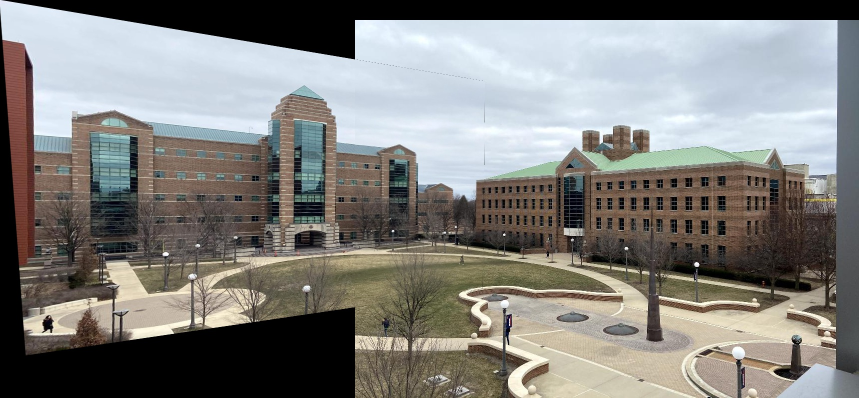
#> input picture mp3/ece549_mp3/stitched_images1.jpg, 1718 x 796 px, given in place of eceb.png, which was not available (shown at 1/2 size)
$ jupyter execute --allow-errors MP3_Q3_starter.ipynb   (older library calls are emulated)   (text cells are left out)
#> lines starting #> are read from the running program, lines starting #| are printed output that depends on the picture; long printed decimals are rounded; pictures that were not available may be replaced by others from this repository, and a replacement may not be noted
[cell 1]
import matplotlib.pyplot as plt
import numpy as np
import cv2
import os
import sympy
from sympy import Symbol, Matrix, solve
from PIL import Image
import pickle
import skimage
from skimage import transform

[cell 2]
# [49 lines left out: function get_input_lines, not called in this run]

[cell 3]
def plot_lines_and_vp(ax, im, lines, vp):
    """
    Plots user-input lines and the calculated vanishing point.
    Inputs:
        im: np.ndarray of shape (height, width, 3)
        lines: np.ndarray of shape (3, n)
            where each column denotes the parameters of the line equation
        vp: np.ndarray of shape (3, )
    """
    bx1 = min(1, vp[0] / vp[2]) - 10
    bx2 = max(im.shape[1], vp[0] / vp[2]) + 10
    by1 = min(1, vp[1] / vp[2]) - 10
    by2 = max(im.shape[0], vp[1] / vp[2]) + 10

    ax.imshow(im)
    for i in range(lines.shape[1]):
        if lines[0, i] < lines[1, i]:
            pt1 = np.cross(np.array([1, 0, -bx1]), lines[:, i])
            pt2 = np.cross(np.array([1, 0, -bx2]), lines[:, i])
        else:
            pt1 = np.cross(np.array([0, 1, -by1]), lines[:, i])
            pt2 = np.cross(np.array([0, 1, -by2]), lines[:, i])
        pt1 = pt1 / pt1[2]
        pt2 = pt2 / pt2[2]
        ax.plot([pt1[0], pt2[0]], [pt1[1], pt2[1]], 'g')

    ax.plot(vp[0] / vp[2], vp[1] / vp[2], 'ro')
    ax.set_xlim([bx1, bx2])
    ax.set_ylim([by2, by1])

[cell 4]
def get_vanishing_point(lines):
    """
    Solves for the vanishing point using the user-input lines.
    """
    l1 = lines[:,0] / np.sqrt(lines[:,0][0]**2 + lines[:,0][1]**2)
    l2 = lines[:,1] / np.sqrt(lines[:,1][0]**2 + lines[:,1][1]**2)
    l3 = lines[:,2] / np.sqrt(lines[:,2][0]**2 + lines[:,2][1]**2)
    A = np.vstack((l1,l2,l3))
    A_t = A.T

#     a,b = np.linalg.eig(A_t.dot(A))
#     vp = b[:,np.argmin(a)]

    u, s, v = np.linalg.svd(A)
    vp = v[-1,:]
    vp /= vp[-1]


    return vp

[cell 5]
def get_horizon_line(vpts):
    """
    Calculates the ground horizon line.
    """
    p1 = vpts[:,0]
    p2 = vpts[:,1]

    horizon = np.cross(p1,p2)
    normal = np.sqrt(horizon[0]**2 + horizon[1]**2)
    horizon /= normal

    return horizon

[cell 6]
def plot_horizon_line(im, vpts, line):
    """
    Plots the horizon line.
    """
# [9 lines of commented-out code are left out]

    h,w,_ = im.shape
    a,b,c = line
    y1 = - c/b
    y2 = - (c+w*a)/b

    ax.plot([0, w], [y1, y2], 'r')
    ax.imshow(im)

    pass

[cell 7]
def get_camera_parameters(vpts):
    """
    Computes the camera parameters. Hint: The SymPy package is suitable for this.
    """
    f = Symbol('f')
    u = Symbol('u')
    v = Symbol('v')
    p1 = Matrix(vpts[:,0])
    p2 = Matrix(vpts[:,1])
    p3 = Matrix(vpts[:,2])

    K = Matrix([[f, 0, u],[0, f, v],[0, 0, 1]])
    K_inv = K.inv()

    Eq1 = p1.T * K_inv.T * K_inv * p2
    Eq2 = p1.T * K_inv.T * K_inv * p3
    Eq3 = p2.T * K_inv.T * K_inv * p3

    ans = solve([Eq1, Eq2, Eq3], [f, u, v])

    f, u, v = ans[0]
    K = np.array([[f, 0, u], [0, f, v], [0, 0, 1]]).astype(np.float)
    return abs(f), u, v, K

[cell 8]
def get_rotation_matrix(vpts, K):
    """
    Computes the rotation matrix using the camera parameters.
    """
    vx, vy, vz = vpts[:,1], vpts[:,2], vpts[:,0]
    K_inv = np.linalg.inv(K)

    r1 = K_inv.dot(vx)
    r2 = K_inv.dot(vy)
    r3 = K_inv.dot(vz)

    r1 /= np.linalg.norm(r1)
    r2 /= np.linalg.norm(r2)
    r3 /= np.linalg.norm(r3)

    R = np.vstack((r1, r2, r3)).T

    return R

[cell 9]
def get_homography(K,R):
    """
    Compute homography for transforming the image into fronto-parallel
    views along the different axes.
    """
    K_inv = np.linalg.inv(K)
    H = K.dot(R).dot(K_inv)

    return H

[cell 10]
# [13 lines of commented-out code are left out]

[cell 11]
# [16 lines of commented-out code are left out]

[cell 12]
im = np.asarray(Image.open('./data/Q3/eceb.png'))
#> im is the input picture: shape (796, 1718, 3); mean R, G, B 129.4, 128.3, 124.9

# Also loads the vanishing line data if it exists in data.pickle file.
# data.pickle is written using snippet in the next cell.
if os.path.exists('data.pickle'):
    with open('data.pickle', 'rb') as f:
#> (reads mp3/ece549_mp3/data.pickle from the repository)
        all_n, all_lines, all_centers = pickle.load(f, encoding='latin')
num_vpts = 3

[cell 13]
# [20 lines of commented-out code are left out]

[cell 14]
# Part (a)
# Computing vanishing points for each of the directions
vpts = np.zeros((3, num_vpts))
for i in range(num_vpts):
    fig = plt.figure(); ax = fig.gca()

    vpts[:, i] = get_vanishing_point(all_lines[i])

    # Plot the lines and the vanishing point
    plot_lines_and_vp(ax, im, all_lines[i], vpts[:, i])
    fig.savefig('Q3_vp{:d}.pdf'.format(i), bbox_inches='tight')
#> this loop made 3 passes
#> (bx2 in plot_lines_and_vp, by2 in plot_lines_and_vp) on passes 1 to 3: (1728, 806), (6215.8, 806), (1728, 3557.6)
#> pass 1, `fig.savefig('Q3_vp{:d}.pdf'.format(i), bbox_inches='tight')`:
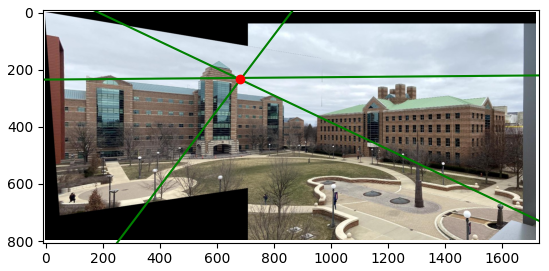
#> figure drawn by matplotlib, 1 panel
#> pass 2, `fig.savefig('Q3_vp{:d}.pdf'.format(i), bbox_inches='tight')`:
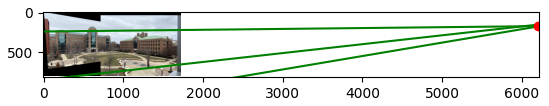
#> figure drawn by matplotlib, 1 panel
#> after the loop, vpts = [[682.6, 6205.8, 1000.7], [231.9, 164, 3547.6], [1, 1, 1]]
print(vpts)
#| [[6.82625156e+02 6.20581280e+03 1.00071729e+03]
#|  [2.31870460e+02 1.64032644e+02 3.54755914e+03]
#|  [1.00000000e+00 1.00000000e+00 1.00000000e+00]]
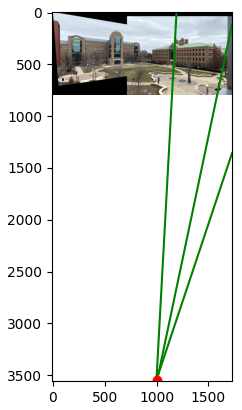
#> figure drawn by matplotlib, 1 panel

[cell 15]
# Part (b) Computing and plotting the horizon

horizon_line = get_horizon_line(vpts)
#> in get_horizon_line, `p1 = vpts[:,0]`: p1 = [682.6, 231.9, 1]
#> in get_horizon_line, `p2 = vpts[:,1]`: p2 = [6205.8, 164, 1]
#> in get_horizon_line, `horizon = np.cross(p1,p2)`: horizon = [67.84, 5523.2, -1326971.9]
#> in get_horizon_line, `normal = np.sqrt(horizon[0]**2 + horizon[1]**2)`: normal = 5523.6
#> in get_horizon_line, `horizon /= normal`: horizon = [0.0123, 1, -240.2]
#> horizon_line = [0.0123, 1, -240.2]
print(horizon_line)
#| [ 1.22814403e-02  9.99924580e-01 -2.40236592e+02]
fig = plt.figure()
ax = fig.gca()
plot_horizon_line(im,vpts,horizon_line)
#> in plot_horizon_line, `a,b,c = line`: a = 0.0123; b = 1; c = -240.2
#> in plot_horizon_line, `y1 = - c/b`: y1 = 240.3
#> in plot_horizon_line, `y2 = - (c+w*a)/b`: y2 = 219.2
fig.savefig('Q3_horizon.pdf', bbox_inches='tight')
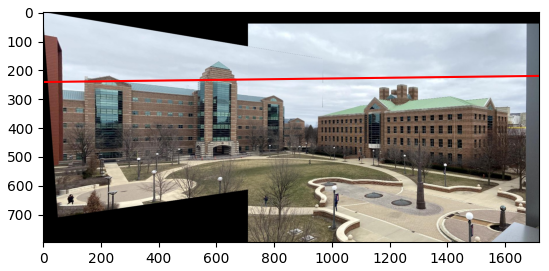
#> figure drawn by matplotlib, 1 panel

[cell 16]
# Part (c) Computing Camera Parameters
# <YOUR CODE> Solve for the camera parameters (f, u, v)
f, u, v, K = get_camera_parameters(vpts)
#> in get_camera_parameters, `ans = solve([Eq1, Eq2, Eq3], [f, u, v])`: ans = 2 items
#> in get_camera_parameters, `K = np.array([[f, 0, u], [0, f, v], [0, 0, 1]]).astype(np.float)`: K = [[-1123.8, 0, 965.3], [0, -1123.8, 666.8], [0, 0, 1]]
print("u, v, f, K are:")
print(u, v, f, K)
#| 965.335 666.780 1123.780 [[-1.12378034e+03  0.00000000e+00  9.65334508e+02]
#|  [ 0.00000000e+00 -1.12378034e+03  6.66780362e+02]
#|  [ 0.00000000e+00  0.00000000e+00  1.00000000e+00]]

[cell 17]
# Part (d) Computing Rotation Matrices
R = get_rotation_matrix(vpts, K)
#> in get_rotation_matrix, `vx, vy, vz = vpts[:,1], vpts[:,2], vpts[:,0]`: vx = [6205.8, 164, 1]; vy = [1000.7, 3547.6, 1]; vz = [682.6, 231.9, 1]
#> in get_rotation_matrix, `K_inv = np.linalg.inv(K)`: K_inv = [[-0.00089, 0, 0.859], [0, -0.00089, 0.593], [0, 0, 1]]
#> in get_rotation_matrix, `r1 = K_inv.dot(vx)`: r1 = [-4.66, 0.447, 1]
#> in get_rotation_matrix, `r2 = K_inv.dot(vy)`: r2 = [-0.0315, -2.56, 1]
#> in get_rotation_matrix, `r3 = K_inv.dot(vz)`: r3 = [0.252, 0.387, 1]
#> in get_rotation_matrix, `r1 /= np.linalg.norm(r1)`: r1 = [-0.973, 0.0934, 0.209]
#> in get_rotation_matrix, `r2 /= np.linalg.norm(r2)`: r2 = [-0.0114, -0.932, 0.363]
#> in get_rotation_matrix, `r3 /= np.linalg.norm(r3)`: r3 = [0.228, 0.351, 0.908]
#> in get_rotation_matrix, `R = np.vstack((r1, r2, r3)).T`: R = [[-0.973, -0.0114, 0.228], [0.0934, -0.932, 0.351], [0.209, 0.363, 0.908]]
print(R)
#| [[-0.9735 -0.01144   0.2284 ]
#|  [ 0.09339 -0.9316  0.3514]
#|  [ 0.2088  0.3634  0.9079]]

[cell 18]
def get_rotation_matrix_rectification(R, axis='z'):
    """
    Compute the rotation matrix that will be used to compute the
    homography for rectification.
    """
# [6 lines of commented-out code are left out]

    if axis == 'z':
        R_ = np.array([[1,0,0],[0,1,0],[0,0,1]])
    elif axis == 'x':
        R_ = np.array([[1,0,0],[0,0,-1],[0,-1,0]])
    elif axis == 'y':
        R_ = np.array([[0,0,1],[0,-1,0],[1,0,0]])


    return R_.dot(np.linalg.inv(R))

[cell 19]
def get_fronto_image(H,img):
    transform = skimage.transform.ProjectiveTransform(H)
    h, w, _ = img.shape
    raw = np.array([[0, 0], [0, h], [w, h], [w, 0]])
    trans = transform(raw)

    min_dot = np.int32(trans.min(axis=0))
    max_dot = np.int32(trans.max(axis=0))

    offset_x = -min_dot[0]
    offset_y = -min_dot[1]
    print("offset is ", (offset_x, offset_y))

    T_matrix = np.array([[1, 0, offset_x], [0, 1, offset_y], [0, 0, 1]])
    fronto_image = cv2.warpPerspective(img,  T_matrix.dot(H), 5000,4000)
#     fronto_image = cv2.warpPerspective(img,  H, tuple(max_dot - min_dot))


    return fronto_image

# [8 lines of commented-out code are left out]

[cell 20]
# Part (e) Generating fronto-parallel warps. Compute the
# appropriate rotation to transform the world coordinates
# such that the axis of projection becomes the world
# X, Y and Z axes respectively. Use this rotation to estimate
# a homography that will be used to compute the output view.
# Apply the homography to generate the 3 fronto-parallel
# views and save them.
im = cv2.cvtColor(im, cv2.COLOR_BGR2RGB)
Rt = get_rotation_matrix_rectification(R,'z')
#> Rt = [[-0.973, 0.0934, 0.209], [-0.0114, -0.932, 0.363], [0.228, 0.351, 0.908]]
H = get_homography(K,Rt)
#> in get_homography, `H = K.dot(R).dot(K_inv)`: H = [[-1.17, -0.208, 1910], [-0.147, -1.14, 1099.1], [-0.000203, -0.000313, 1.31]]
#> (the rest of this cell did not finish here and is left out)

#> in get_fronto_image, `trans = transform(raw)`: trans = [[1455.1, 837.3], [1639.6, 180.1], [-371.5, -85.25], [-103.3, 878.7]]
#> in get_fronto_image, `min_dot = np.int32(trans.min(axis=0))`: min_dot = [-371, -85]
#> in get_fronto_image, `max_dot = np.int32(trans.max(axis=0))`: max_dot = [1639, 878]
#> in get_fronto_image, `offset_x = -min_dot[0]`: offset_x = 371
#> in get_fronto_image, `offset_y = -min_dot[1]`: offset_y = 85
#| offset is  (371, 85)
#> in get_fronto_image, `T_matrix = np.array([[1, 0, offset_x], [0, 1, offset_y], [0, 0, 1]])`: T_matrix = [[1, 0, 371], [0, 1, 85], [0, 0, 1]]
# [5 lines of commented-out code are left out]
cv2.imwrite('fronto_images_front.jpg', fronto_im,
                [int(cv2.IMWRITE_JPEG_QUALITY), 90])

Rt = get_rotation_matrix_rectification(R,'x')
H = get_homography(K,Rt)
fronto_im = get_fronto_image(H,im)
# fig = plt.figure()
# plt.imshow(fronto_im)
# cv2.imwrite('fronto_images_side.jpg', fronto_im)
cv2.imwrite('fronto_images_side.jpg', fronto_im,
                [int(cv2.IMWRITE_JPEG_QUALITY), 90])

Rt = get_rotation_matrix_rectification(R,'y')
H = get_homography(K,Rt)
fronto_im = get_fronto_image(H,im)
# [5 lines of commented-out code are left out]
cv2.imwrite('fronto_images_top.jpg', fronto_im,
                [int(cv2.IMWRITE_JPEG_QUALITY), 90])
